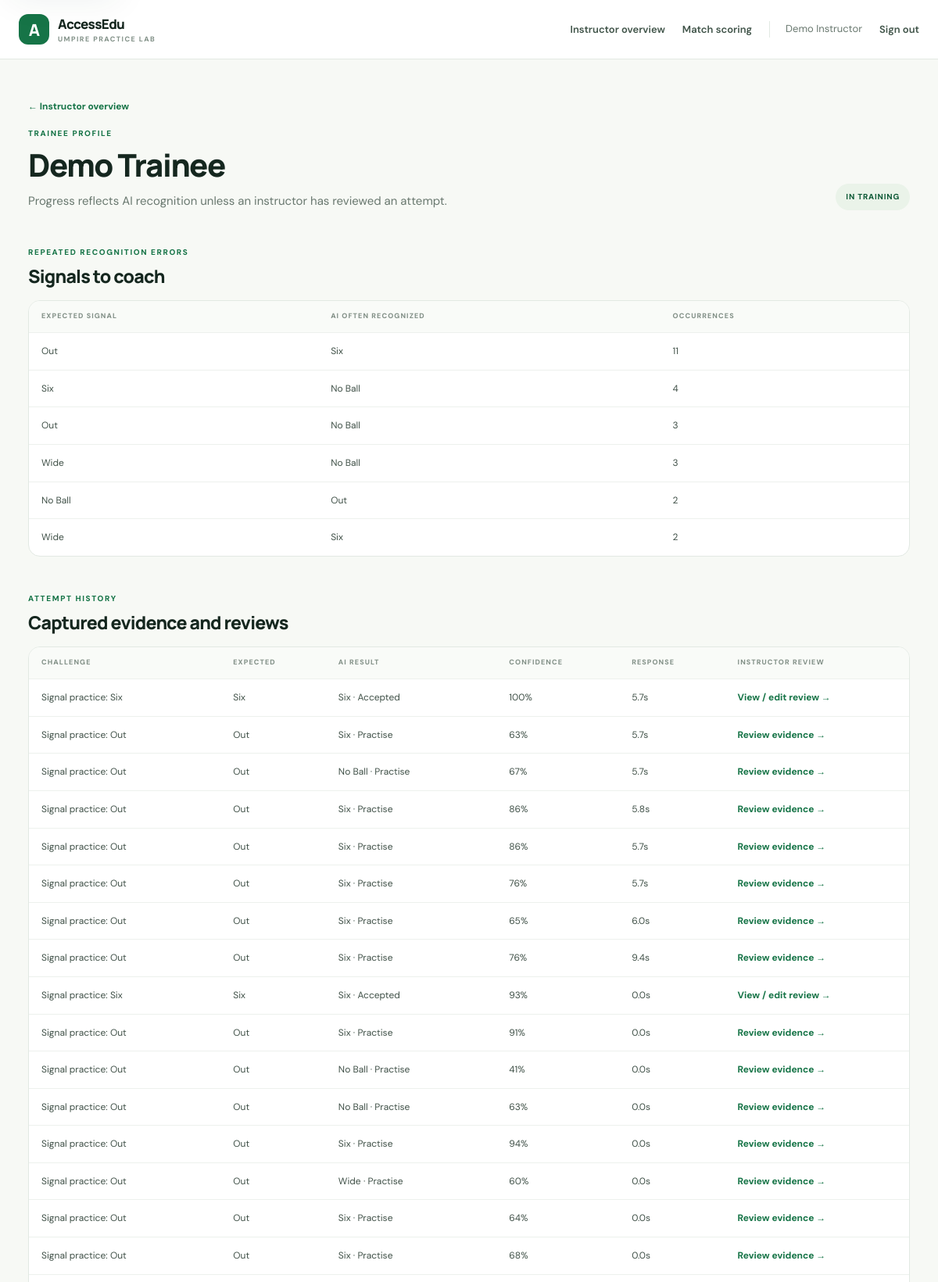
/instructor/trainees/1 (signed in, upper part), run on the app's committed database.
### tables this page shows
CREATE TABLE users (
            id INTEGER PRIMARY KEY AUTOINCREMENT,
            username TEXT NOT NULL UNIQUE,
            password_hash TEXT NOT NULL,
            display_name TEXT NOT NULL,
            role TEXT NOT NULL CHECK(role IN ('trainee', 'instructor'))
        );

CREATE TABLE signal_requirements (
            signal TEXT PRIMARY KEY,
            min_attempts INTEGER NOT NULL DEFAULT 3,
            min_match_rate INTEGER NOT NULL DEFAULT 80
        );

CREATE TABLE attempts (
            id INTEGER PRIMARY KEY AUTOINCREMENT,
            user_id INTEGER NOT NULL REFERENCES users(id),
            scenario_id INTEGER NOT NULL REFERENCES scenarios(id),
            expected_signal TEXT NOT NULL,
            predicted_signal TEXT NOT NULL,
            confidence REAL NOT NULL,
            matched INTEGER NOT NULL,
            frame_count INTEGER NOT NULL,
            created_at TEXT NOT NULL
        , response_seconds REAL NOT NULL DEFAULT 0, instructor_override INTEGER, instructor_feedback TEXT NOT NULL DEFAULT '', reviewed_by INTEGER REFERENCES users(id), reviewed_at TEXT, evidence_path TEXT, evidence_consent_at TEXT);

CREATE TABLE scenarios (
            id INTEGER PRIMARY KEY AUTOINCREMENT,
            title TEXT NOT NULL,
            description TEXT NOT NULL,
            expected_signal TEXT NOT NULL,
            active INTEGER NOT NULL DEFAULT 1,
            created_by INTEGER REFERENCES users(id)
        );

### app.py (the view)
@app.route("/instructor/trainees/<int:trainee_id>")
@role_required("instructor")
def instructor_trainee(trainee_id):
    db = database()
    trainee = db.execute("SELECT * FROM users WHERE id=? AND role='trainee'", (trainee_id,)).fetchone()
    if trainee is None:
        abort(404)
    attempts = db.execute(
        "SELECT a.*,COALESCE(a.instructor_override,a.matched) AS effective_match,s.title FROM attempts a JOIN scenarios s ON s.id=a.scenario_id "
        "WHERE a.user_id=? ORDER BY a.id DESC LIMIT 50", (trainee_id,)
    ).fetchall()
    progress = trainee_progress(db, trainee_id)
    pending_review_count = db.execute(
        "SELECT COUNT(*) FROM attempts WHERE user_id=? AND reviewed_at IS NULL", (trainee_id,)
    ).fetchone()[0]
    error_patterns = db.execute(
        "SELECT expected_signal,predicted_signal,COUNT(*) AS occurrences FROM attempts "
        "WHERE user_id=? AND matched=0 GROUP BY expected_signal,predicted_signal "
        "ORDER BY occurrences DESC LIMIT 6", (trainee_id,)
    ).fetchall()
    ready = bool(progress) and all(item["ready"] for item in progress)
    approval = db.execute("SELECT * FROM completion_approvals WHERE trainee_id=?", (trainee_id,)).fetchone()
    return render_template("trainee_detail.html", trainee=trainee, attempts=attempts, progress=progress,
                           error_patterns=error_patterns, ready=ready, pending_review_count=pending_review_count,
                           review_complete=pending_review_count == 0, approval=approval if ready else None)

### app.py (called while the page is built)
@app.context_processor
def inject_csrf_token():
    def csrf_token():
        if "csrf_token" not in session:
            session["csrf_token"] = secrets.token_urlsafe(32)
        return session["csrf_token"]
    return {"csrf_token": csrf_token}

@app.before_request
def protect_form_posts():
    if request.method == "POST":
        submitted = request.form.get("csrf_token", "")
        expected = session.get("csrf_token", "")
        if not submitted or not expected or not hmac.compare_digest(submitted, expected):
            abort(400)

@app.after_request
def add_security_headers(response):
    response.headers.setdefault("X-Content-Type-Options", "nosniff")
    response.headers.setdefault("X-Frame-Options", "DENY")
    response.headers.setdefault("Referrer-Policy", "strict-origin-when-cross-origin")
    response.headers.setdefault("Permissions-Policy", "camera=(self), microphone=()")
    return response

def database():
    if "db" not in g:
        g.db = sqlite3.connect(app.config["DATABASE"])
        g.db.row_factory = sqlite3.Row
    return g.db

@app.teardown_appcontext
def close_database(_error=None):
    db = g.pop("db", None)
    if db is not None:
        db.close()

def login_required(view):
    @wraps(view)
    def wrapped(*args, **kwargs):
        if "user_id" not in session:
            return redirect(url_for("login", next=request.path))
        return view(*args, **kwargs)
    return wrapped

def role_required(role):
    def decorator(view):
        @wraps(view)
        @login_required
        def wrapped(*args, **kwargs):
            if session.get("role") != role:
                abort(403)
            return view(*args, **kwargs)
        return wrapped
    return decorator

### app/templates/trainee_detail.html (shortened to what this page needs)
{% extends 'base.html' %}{% block title %}{{ trainee.display_name }} · Instructor · AccessEdu{% endblock %}
{% block content %}
<a class="back-link" href="{{ url_for('instructor_dashboard') }}">← Instructor overview</a>
<div class="page-heading"><div><div class="eyebrow">TRAINEE PROFILE</div><h1>{{ trainee.display_name }}</h1><p>Progress reflects AI recognition unless an instructor has reviewed an attempt.</p></div><div class="heading-badge">{{ 'READY FOR YOUR REVIEW' if ready else 'IN TRAINING' }}</div></div>
{% if error_patterns %}<section class="section-block"><div class="section-heading"><div><div class="eyebrow">REPEATED RECOGNITION ERRORS</div><h2>Signals to coach</h2></div></div><div class="table-wrap"><table><thead><tr><th>Expected signal</th><th>AI often recognized</th><th>Occurrences</th></tr></thead><tbody>{% for error in error_patterns %}<tr><td>{{ error.expected_signal|replace('_',' ') }}</td><td>{{ error.predicted_signal|replace('_',' ') }}</td><td>{{ error.occurrences }}</td></tr>{% endfor %}</tbody></table></div></section>{% endif %}
<section class="section-block"><div class="section-heading"><div><div class="eyebrow">ATTEMPT HISTORY</div><h2>Captured evidence and reviews</h2></div></div>{% if attempts %}<div class="table-wrap"><table><thead><tr><th>Challenge</th><th>Expected</th><th>AI result</th><th>Confidence</th><th>Response</th><th>Instructor review</th></tr></thead><tbody>{% for attempt in attempts %}<tr><td>{{ attempt.title }}</td><td>{{ attempt.expected_signal|replace('_',' ') }}</td><td>{{ attempt.predicted_signal|replace('_',' ') }} · {{ 'Accepted' if attempt.effective_match else 'Practise' }}</td><td>{{ (attempt.confidence*100)|round|int }}%</td><td>{{ '%.1f'|format(attempt.response_seconds) }}s</td><td><a class="text-link" href="{{ url_for('review_attempt',attempt_id=attempt.id) }}">{{ 'View / edit review' if attempt.reviewed_at else 'Review evidence' }} →</a></td></tr>{% endfor %}</tbody></table></div>{% else %}<div class="empty-state">No attempts have been submitted yet.</div>{% endif %}</section>
{% endblock %}

### app/static/style.css (style rules this page uses)
:root { --ink:#15271f;--muted:#69786f;--line:#e2e9e3;--paper:#f7f9f5;--green:#167447;--green-dark:#105b38;--lime:#d9f36d;--white:#fff;--red:#a53d37;--shadow:0 14px 45px rgba(24,54,38,.07) }
* { box-sizing:border-box }
body { margin:0;background:var(--paper);color:var(--ink);font-family:'DM Sans',sans-serif;font-size:15px;line-height:1.55 }
h1,h2,h3 { font-family:Manrope,sans-serif;letter-spacing:-.035em;line-height:1.16;margin:0 }
h1 { font-size:clamp(2.1rem,4.5vw,3.35rem);font-weight:800 }
h2 { font-size:1.55rem;font-weight:750 }
p { color:var(--muted);margin:.7rem 0 0 }
.eyebrow { color:var(--green);font-size:10px;font-weight:800;letter-spacing:.16em;margin-bottom:10px }
.page-heading { display:flex;justify-content:space-between;align-items:flex-end;gap:20px;margin:10px 0 32px }
.page-heading h1 { font-size:2.5rem }
.page-heading p { font-size:15px }
.heading-badge { background:#eaf3e9;color:var(--green-dark);padding:9px 13px;border-radius:24px;font-size:10px;font-weight:800;letter-spacing:.08em;white-space:nowrap }
.section-block { margin-top:46px }
.section-heading { display:flex;align-items:flex-end;justify-content:space-between;gap:18px;margin-bottom:17px }
.section-heading h2 { font-size:1.45rem }
.text-link,.back-link { color:var(--green);font-size:12px;font-weight:700;text-decoration:none }
.table-wrap { background:#fff;border:1px solid var(--line);border-radius:15px;overflow:auto }
table { width:100%;border-collapse:collapse;white-space:nowrap;text-align:left }
th { padding:13px 16px;background:#f9fbf8;color:#829087;font-size:9px;letter-spacing:.12em;text-transform:uppercase;font-weight:800 }
td { padding:14px 16px;border-top:1px solid #edf1ed;font-size:12px;color:#405148 }
.back-link { display:inline-block;margin-bottom:7px }

### data on the page
users: display_name "Demo Trainee"
signal_requirements: expected_signal "Out", predicted_signal "No Ball", occurrences "3"
attempts: title "Signal practice: Six", expected_signal "Six", predicted_signal "Six", effective_match "Accepted", (attempt.confidence*100)|round|int "100", response_seconds "5.7", reviewed_at "View / edit review"
attempts: title "Signal practice: Out", expected_signal "Out", predicted_signal "Six", effective_match "Practise", (attempt.confidence*100)|round|int "63", response_seconds "5.7", reviewed_at "Review evidence"
attempts: title "Signal practice: Out", expected_signal "Out", predicted_signal "No Ball", effective_match "Practise", (attempt.confidence*100)|round|int "67", response_seconds "5.7", reviewed_at "Review evidence"
attempts: title "Signal practice: Out", expected_signal "Out", predicted_signal "Six", effective_match "Practise", (attempt.confidence*100)|round|int "86", response_seconds "5.8", reviewed_at "Review evidence"
attempts: title "Signal practice: Out", expected_signal "Out", predicted_signal "Six", effective_match "Practise", (attempt.confidence*100)|round|int "86", response_seconds "5.7", reviewed_at "Review evidence"
attempts: title "Signal practice: Out", expected_signal "Out", predicted_signal "Six", effective_match "Practise", (attempt.confidence*100)|round|int "76", response_seconds "5.7", reviewed_at "Review evidence"
attempts: title "Signal practice: Out", expected_signal "Out", predicted_signal "Six", effective_match "Practise", (attempt.confidence*100)|round|int "65", response_seconds "6.0", reviewed_at "Review evidence"
attempts: title "Signal practice: Out", expected_signal "Out", predicted_signal "Six", effective_match "Practise", (attempt.confidence*100)|round|int "76", response_seconds "9.4", reviewed_at "Review evidence"
attempts: title "Signal practice: Six", expected_signal "Six", predicted_signal "Six", effective_match "Accepted", (attempt.confidence*100)|round|int "93", response_seconds "0.0", reviewed_at "View / edit review"
attempts: title "Signal practice: Out", expected_signal "Out", predicted_signal "Six", effective_match "Practise", (attempt.confidence*100)|round|int "91", response_seconds "0.0", reviewed_at "Review evidence"
attempts: title "Signal practice: Out", expected_signal "Out", predicted_signal "No Ball", effective_match "Practise", (attempt.confidence*100)|round|int "41", response_seconds "0.0", reviewed_at "Review evidence"
attempts: title "Signal practice: Out", expected_signal "Out", predicted_signal "No Ball", effective_match "Practise", (attempt.confidence*100)|round|int "63", response_seconds "0.0", reviewed_at "Review evidence"
attempts: title "Signal practice: Out", expected_signal "Out", predicted_signal "Six", effective_match "Practise", (attempt.confidence*100)|round|int "94", response_seconds "0.0", reviewed_at "Review evidence"
attempts: title "Signal practice: Out", expected_signal "Out", predicted_signal "Wide", effective_match "Practise", (attempt.confidence*100)|round|int "60", response_seconds "0.0", reviewed_at "Review evidence"
attempts: title "Signal practice: Out", expected_signal "Out", predicted_signal "Six", effective_match "Practise", (attempt.confidence*100)|round|int "64", response_seconds "0.0", reviewed_at "Review evidence"
attempts: title "Signal practice: Out", expected_signal "Out", predicted_signal "Six", effective_match "Practise", (attempt.confidence*100)|round|int "68", response_seconds "0.0", reviewed_at "Review evidence"

### other printed values
{{ session.get('display_name') }} "Demo Instructor"
{{ 'READY FOR YOUR REVIEW' if ready else 'IN TRAINING' }} "IN TRAINING"
{{ error.expected_signal|replace('_',' ') }} "Out" "Six" "Wide" "No Ball" "Wide"
{{ error.predicted_signal|replace('_',' ') }} "Six" "No Ball" "No Ball" "Out" "Six"
{{ error.occurrences }} "11" "4" "3" "2" "2"
